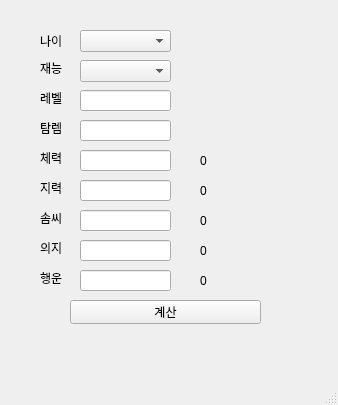
<?xml version="1.0" encoding="UTF-8"?>
<ui version="4.0">
 <class>MainWindow</class>
 <widget class="QMainWindow" name="MainWindow">
  <property name="geometry">
   <rect>
    <x>0</x>
    <y>0</y>
    <width>338</width>
    <height>405</height>
   </rect>
  </property>
  <property name="windowTitle">
   <string>MainWindow</string>
  </property>
  <widget class="QWidget" name="centralwidget">
   <widget class="QComboBox" name="comboAge">
    <property name="geometry">
     <rect>
      <x>80</x>
      <y>30</y>
      <width>91</width>
      <height>22</height>
     </rect>
    </property>
   </widget>
   <widget class="QLabel" name="label">
    <property name="geometry">
     <rect>
      <x>40</x>
      <y>30</y>
      <width>41</width>
      <height>21</height>
     </rect>
    </property>
    <property name="text">
     <string>나이</string>
    </property>
   </widget>
   <widget class="QLabel" name="label_2">
    <property name="geometry">
     <rect>
      <x>40</x>
      <y>60</y>
      <width>48</width>
      <height>16</height>
     </rect>
    </property>
    <property name="text">
     <string>재능</string>
    </property>
   </widget>
   <widget class="QComboBox" name="comboTalent">
    <property name="geometry">
     <rect>
      <x>80</x>
      <y>60</y>
      <width>91</width>
      <height>22</height>
     </rect>
    </property>
   </widget>
   <widget class="QLabel" name="label_3">
    <property name="geometry">
     <rect>
      <x>40</x>
      <y>90</y>
      <width>48</width>
      <height>16</height>
     </rect>
    </property>
    <property name="text">
     <string>레벨</string>
    </property>
   </widget>
   <widget class="QLineEdit" name="leCombatLevel">
    <property name="geometry">
     <rect>
      <x>80</x>
      <y>90</y>
      <width>91</width>
      <height>21</height>
     </rect>
    </property>
   </widget>
   <widget class="QLabel" name="label_4">
    <property name="geometry">
     <rect>
      <x>40</x>
      <y>150</y>
      <width>48</width>
      <height>16</height>
     </rect>
    </property>
    <property name="text">
     <string>체력</string>
    </property>
   </widget>
   <widget class="QLabel" name="label_5">
    <property name="geometry">
     <rect>
      <x>40</x>
      <y>180</y>
      <width>48</width>
      <height>16</height>
     </rect>
    </property>
    <property name="text">
     <string>지력</string>
    </property>
   </widget>
   <widget class="QLabel" name="label_6">
    <property name="geometry">
     <rect>
      <x>40</x>
      <y>210</y>
      <width>48</width>
      <height>16</height>
     </rect>
    </property>
    <property name="text">
     <string>솜씨</string>
    </property>
   </widget>
   <widget class="QLabel" name="label_7">
    <property name="geometry">
     <rect>
      <x>40</x>
      <y>240</y>
      <width>48</width>
      <height>16</height>
     </rect>
    </property>
    <property name="text">
     <string>의지</string>
    </property>
   </widget>
   <widget class="QLabel" name="label_8">
    <property name="geometry">
     <rect>
      <x>40</x>
      <y>270</y>
      <width>48</width>
      <height>16</height>
     </rect>
    </property>
    <property name="text">
     <string>행운</string>
    </property>
   </widget>
   <widget class="QLineEdit" name="leStr">
    <property name="geometry">
     <rect>
      <x>80</x>
      <y>150</y>
      <width>91</width>
      <height>21</height>
     </rect>
    </property>
   </widget>
   <widget class="QLineEdit" name="leInt">
    <property name="geometry">
     <rect>
      <x>80</x>
      <y>180</y>
      <width>91</width>
      <height>21</height>
     </rect>
    </property>
   </widget>
   <widget class="QLineEdit" name="leDex">
    <property name="geometry">
     <rect>
      <x>80</x>
      <y>210</y>
      <width>91</width>
      <height>21</height>
     </rect>
    </property>
   </widget>
   <widget class="QLineEdit" name="leWill">
    <property name="geometry">
     <rect>
      <x>80</x>
      <y>240</y>
      <width>91</width>
      <height>21</height>
     </rect>
    </property>
   </widget>
   <widget class="QLineEdit" name="leLuck">
    <property name="geometry">
     <rect>
      <x>80</x>
      <y>270</y>
      <width>91</width>
      <height>21</height>
     </rect>
    </property>
   </widget>
   <widget class="QPushButton" name="btnCalculate">
    <property name="geometry">
     <rect>
      <x>70</x>
      <y>300</y>
      <width>191</width>
      <height>24</height>
     </rect>
    </property>
    <property name="text">
     <string>계산</string>
    </property>
   </widget>
   <widget class="QLineEdit" name="leExplorerLevel">
    <property name="geometry">
     <rect>
      <x>80</x>
      <y>120</y>
      <width>91</width>
      <height>21</height>
     </rect>
    </property>
   </widget>
   <widget class="QLabel" name="label_9">
    <property name="geometry">
     <rect>
      <x>40</x>
      <y>120</y>
      <width>48</width>
      <height>16</height>
     </rect>
    </property>
    <property name="text">
     <string>탐렙</string>
    </property>
   </widget>
   <widget class="QLabel" name="lblStr">
    <property name="geometry">
     <rect>
      <x>200</x>
      <y>150</y>
      <width>61</width>
      <height>21</height>
     </rect>
    </property>
    <property name="text">
     <string>0</string>
    </property>
   </widget>
   <widget class="QLabel" name="lblInt">
    <property name="geometry">
     <rect>
      <x>200</x>
      <y>180</y>
      <width>61</width>
      <height>21</height>
     </rect>
    </property>
    <property name="text">
     <string>0</string>
    </property>
   </widget>
   <widget class="QLabel" name="lblDex">
    <property name="geometry">
     <rect>
      <x>200</x>
      <y>210</y>
      <width>61</width>
      <height>21</height>
     </rect>
    </property>
    <property name="text">
     <string>0</string>
    </property>
   </widget>
   <widget class="QLabel" name="lblWill">
    <property name="geometry">
     <rect>
      <x>200</x>
      <y>240</y>
      <width>61</width>
      <height>21</height>
     </rect>
    </property>
    <property name="text">
     <string>0</string>
    </property>
   </widget>
   <widget class="QLabel" name="lblLuck">
    <property name="geometry">
     <rect>
      <x>200</x>
      <y>270</y>
      <width>61</width>
      <height>21</height>
     </rect>
    </property>
    <property name="text">
     <string>0</string>
    </property>
   </widget>
  </widget>
  <widget class="QMenuBar" name="menubar">
   <property name="geometry">
    <rect>
     <x>0</x>
     <y>0</y>
     <width>338</width>
     <height>22</height>
    </rect>
   </property>
  </widget>
  <widget class="QStatusBar" name="statusbar"/>
 </widget>
 <resources/>
 <connections/>
</ui>
